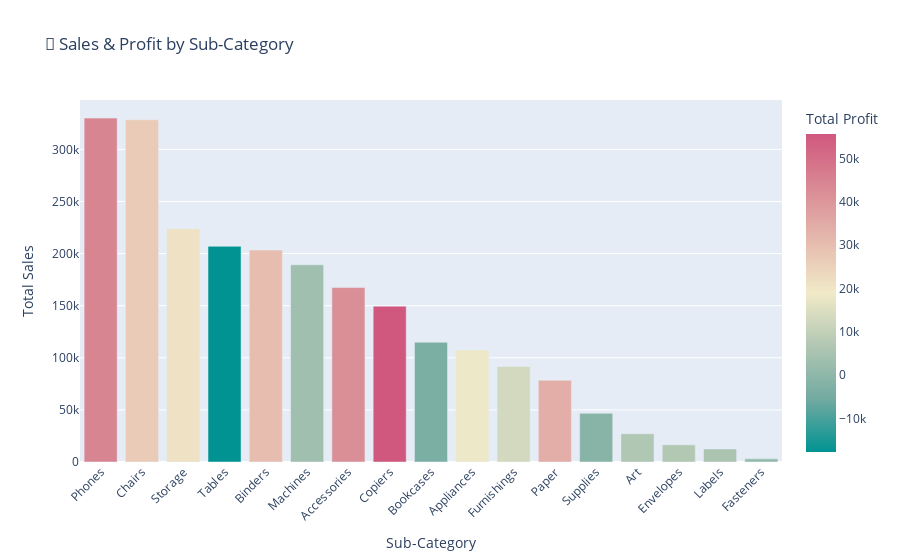

Here is the notebook cell this chart was saved with:
### Markdown cell above
## 🧩 Sales and Profit by Sub-Category

Let’s drill down into the product hierarchy and analyze performance at the Sub-Category level.
This can help businesses prioritize top-performing items and phase out loss-making ones.

### Code cell
# Group by Sub-Category
subcat_perf = df.groupby('Sub-Category').agg(
    total_sales=('Sales', 'sum'),
    total_profit=('Profit', 'sum')
).reset_index()

# Sort by sales
subcat_perf = subcat_perf.sort_values(by='total_sales', ascending=False)

# Bar chart
import plotly.express as px

fig_subcat = px.bar(
    subcat_perf,
    x='Sub-Category',
    y='total_sales',
    color='total_profit',
    color_continuous_scale='Tealrose',
    title='🧩 Sales & Profit by Sub-Category',
    labels={'total_sales': 'Total Sales', 'total_profit': 'Total Profit'}
)

fig_subcat.update_layout(xaxis_tickangle=-45)
fig_subcat.show()

### Figure 1 — Plotly figure (JSON) as saved in the notebook; plotly's stock layout.template omitted (floating-point values rounded to 4 significant figures)
{"data": [{"hovertemplate": "Sub-Category=%{x}<br>Total Sales=%{y}<br>Total Profit=%{marker.color}<extra></extra>", "legendgroup": "", "marker": {"color": [44520.0, 26590.0, 21280.0, -17730.0, 30220.0, 3385.0, 41940.0, 55620.0, -3473.0, 18140.0, 13060.0, 34050.0, -1189.0, 6528.0, 6964.0, 5546.0, 949.5], "coloraxis": "coloraxis", "pattern": {"shape": ""}}, "name": "", "orientation": "v", "showlegend": false, "textposition": "auto", "type": "bar", "x": ["Phones", "Chairs", "Storage", "Tables", "Binders", "Machines", "Accessories", "Copiers", "Bookcases", "Appliances", "Furnishings", "Paper", "Supplies", "Art", "Envelopes", "Labels", "Fasteners"], "xaxis": "x", "y": [330000.0, 328400.0, 223800.0, 207000.0, 203400.0, 189200.0, 167400.0, 149500.0, 114900.0, 107500.0, 91710.0, 78480.0, 46670.0, 27120.0, 16480.0, 12490.0, 3024.0], "yaxis": "y"}], "layout": {"barmode": "relative", "coloraxis": {"colorbar": {"title": {"text": "Total Profit"}}, "colorscale": [[0, "rgb(0, 147, 146)"], [0.1667, "rgb(114, 170, 161)"], [0.3333, "rgb(177, 199, 179)"], [0.5, "rgb(241, 234, 200)"], [0.6667, "rgb(229, 185, 173)"], [0.8333, "rgb(217, 137, 148)"], [1, "rgb(208, 88, 126)"]]}, "legend": {"tracegroupgap": 0}, "title": {"text": "🧩 Sales & Profit by Sub-Category"}, "xaxis": {"anchor": "y", "domain": [0, 1], "tickangle": -45, "title": {"text": "Sub-Category"}}, "yaxis": {"anchor": "x", "domain": [0, 1], "title": {"text": "Total Sales"}}}}
